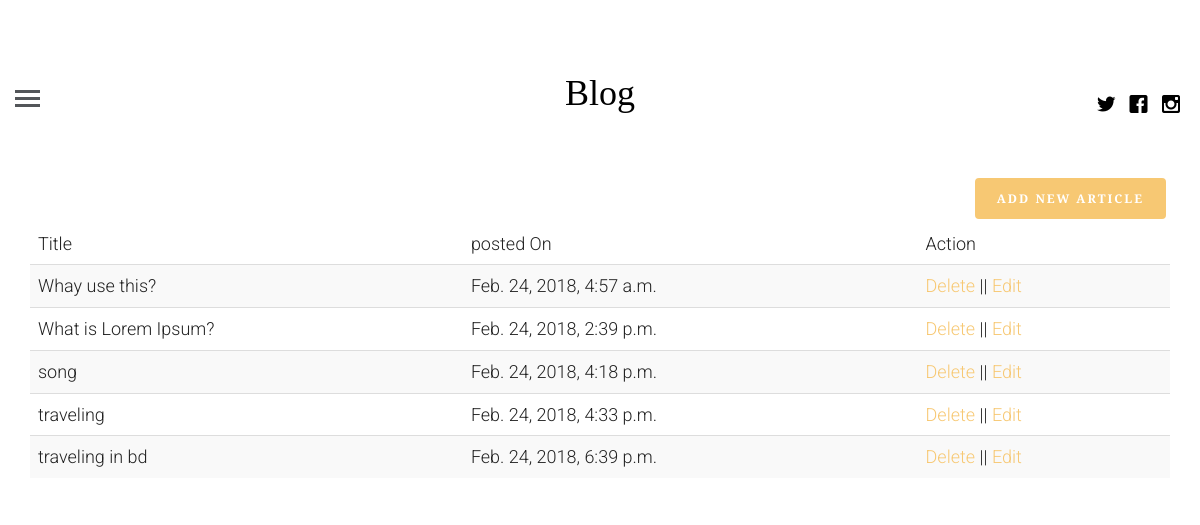
The app's page /profile (signed in) with its own data.
### blogapp/models.py (models this page shows, shortened)
class article(models.Model):
    objects = None
    article_author = models.ForeignKey(author, on_delete=models.CASCADE)
    title = models.CharField(max_length=200)
    body = models.TextField()
    image=models.FileField()
    posted_on=models.DateTimeField(auto_now=False,auto_now_add=True)
    update_on=models.DateTimeField(auto_now=True,auto_now_add=False)
    catagory = models.ForeignKey(catagory, on_delete=models.CASCADE)

### blogapp/views.py (the view)
# urls.py: path('profile', views.getProfile, name="profile"),
def getProfile(request):
    if request.user.is_authenticated:
        post = article.objects.filter(article_author=request.user.id)
        return render(request, "logged_in_profile.html", {"post": post})
    else:
        return redirect('login')

### templates/logged_in_profile.html (shortened to what this page needs)
<!DOCTYPE html>
    {% extends 'base.html'%}
{%block content %}
   <div class="container">
       <a href="{% url 'create'%}" class="btn btn-primary pull pull-right">Add new article</a>
       <table class="table table-striped">
        <thead>
        <tr>
            <td>Title</td>
            <td>posted On</td>
            <td>Action</td>
        </tr>
        </thead>
           <tbody>
           {% for p in post%}
           <tr>
               <td>{{p.title}}</td>
               <td>{{p.posted_on}}</td>
               <td><a href="">Delete</a> || <a href="">Edit</a> </td>
           </tr>
           {%endfor%}
           </tbody>
</table>
   </div>
{%endblock%}

### templates/base.html (shortened to what this page needs)
<!DOCTYPE html>
 <html class="no-js">
	<head>
		{% load static %}
	<link rel="stylesheet" href="{% static 'css/animate.css'%}">
	<link rel="stylesheet" href="{% static 'css/icomoon.css'%}">
	<link rel="stylesheet" href="{%static 'css/bootstrap.css'%}">
	<link rel="stylesheet" href="{%static 'css/style.css'%}">
	</head>
	<body>
	<header id="fh5co-header">
		<div class="container-fluid">
			<div class="row">
				<a href="#" class="js-fh5co-nav-toggle fh5co-nav-toggle"><i></i></a>
				<ul class="fh5co-social">
					<li><a href="#"><i class="icon-twitter"></i></a></li>
					<li><a href="#"><i class="icon-facebook"></i></a></li>
					<li><a href="#"><i class="icon-instagram"></i></a></li>
				</ul>
				<div class="col-lg-12 col-md-12 text-center">
					<h1 id="fh5co-logo"><a href="{% url 'index' %}">Blog</a></h1>
				</div>
			</div>
		</div>
	</header>
    <div class="container-fluid">
		<div class="row fh5co-post-entry">
    {% block content%}
    {% endblock %}
        </div>
	</body>
</html>

### blogapp/static/css/icomoon.css (style rules this page uses)
[class^="icon-"], [class*=" icon-"] { font-family: 'icomoon' !important; speak: none; font-style: normal; font-weight: normal; font-variant: normal; text-transform: none; line-height: 1; -webkit-font-smoothing: antialiased; -moz-osx-font-smoothing: grayscale; }
.icon-facebook:before { content: "\ea67"; }
.icon-instagram:before { content: "\ea6f"; }
.icon-twitter:before { content: "\ea7c"; }

### blogapp/static/css/style.css (style rules this page uses)
html { background: #fff; }
body { font-family: "Roboto", arial, sans-serif; font-size: 18px; font-weight: 300; line-height: 1.8; color: #222; background: #fff; }
a { color: #f7c873; -webkit-transition: 0.5s; -o-transition: 0.5s; transition: 0.5s; }
h1, h2, h3, h4, h5, h6 { font-family: "Playfair Display", times, serif; color: #000; }
.btn { margin-right: 4px; margin-bottom: 4px; font-family: "Playfair Display", times, serif; font-size: 12px; letter-spacing: 2px; text-transform: uppercase; font-weight: 700; -webkit-border-radius: 4px; -moz-border-radius: 4px; -ms-border-radius: 4px; border-radius: 4px; -webkit-transition: 0.5s; -o-transition: 0.5s; transition: 0.5s; }
.btn-primary { background: #f7c873; color: #fff; border: 2px solid #f7c873; }
#fh5co-header { padding: 3em 3em; float: left; width: 100%; }
@media screen and (max-width: 1200px) { #fh5co-header { padding-left: 15px; padding-right: 15px; } }
#fh5co-header .fh5co-nav-toggle { position: absolute; top: 4.2em; left: 3em; z-index: 99; }
@media screen and (max-width: 1200px) { #fh5co-header .fh5co-nav-toggle { top: 4em; left: 15px; } }
#fh5co-header .fh5co-social { position: absolute !important; right: 3em !important; top: 3.2em; z-index: 99; -webkit-transition: 0.5s; -o-transition: 0.5s; transition: 0.5s; }
@media screen and (max-width: 1200px) { #fh5co-header .fh5co-social { right: 15px !important; top: 3.2em; } }
#fh5co-header #fh5co-logo { text-align: center; }
#fh5co-header #fh5co-logo a { color: #000; }
.fh5co-social { padding: 0; margin: 30px 0 0 0; position: relative; }
.fh5co-social li { padding: 0; margin: 0; list-style: none; display: inline; }
.fh5co-social li a { font-size: 20px; padding: 4px; color: #000; }
.fh5co-nav-toggle { width: 25px; height: 25px; cursor: pointer; text-decoration: none; }
.fh5co-nav-toggle i { position: relative; display: -moz-inline-stack; display: inline-block; zoom: 1; *display: inline; width: 25px; height: 3px; color: #535659; font: bold 14px/.4 Helvetica; text-transform: uppercase; text-indent: -55px; background: #535659; transition: all .2s ease-out; }
.fh5co-nav-toggle i::before, .fh5co-nav-toggle i::after { content: ''; width: 25px; height: 3px; background: #535659; position: absolute; left: 0; -webkit-transition: 0.2s; -o-transition: 0.2s; transition: 0.2s; }
.fh5co-nav-toggle i::before { top: -7px; }
.fh5co-nav-toggle i::after { bottom: -7px; }
.fh5co-nav-toggle { position: absolute; top: 18px; left: 0; z-index: 21; padding: 6px 0 0 0; display: block; margin: 0 auto; display: block; height: 44px; width: 25px; border-bottom: none !important; }

### records on screen
article: title "Whay use this?", posted_on "Feb. 24, 2018, 4:57 a.m."
article: title "What is Lorem Ipsum?", posted_on "Feb. 24, 2018, 2:39 p.m."
article: title "song", posted_on "Feb. 24, 2018, 4:18 p.m."
article: title "traveling", posted_on "Feb. 24, 2018, 4:33 p.m."
article: title "traveling in bd", posted_on "Feb. 24, 2018, 6:39 p.m."
